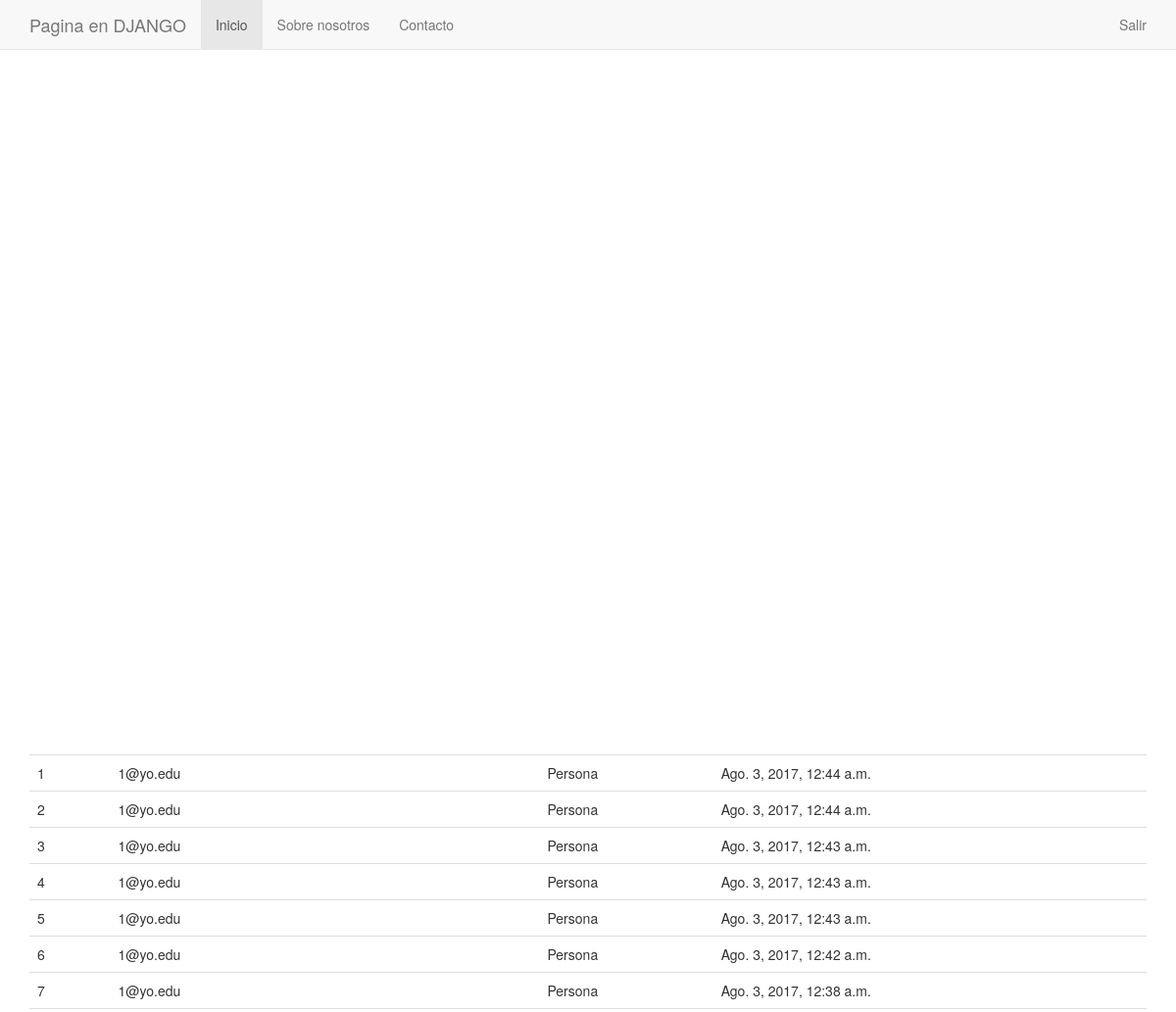
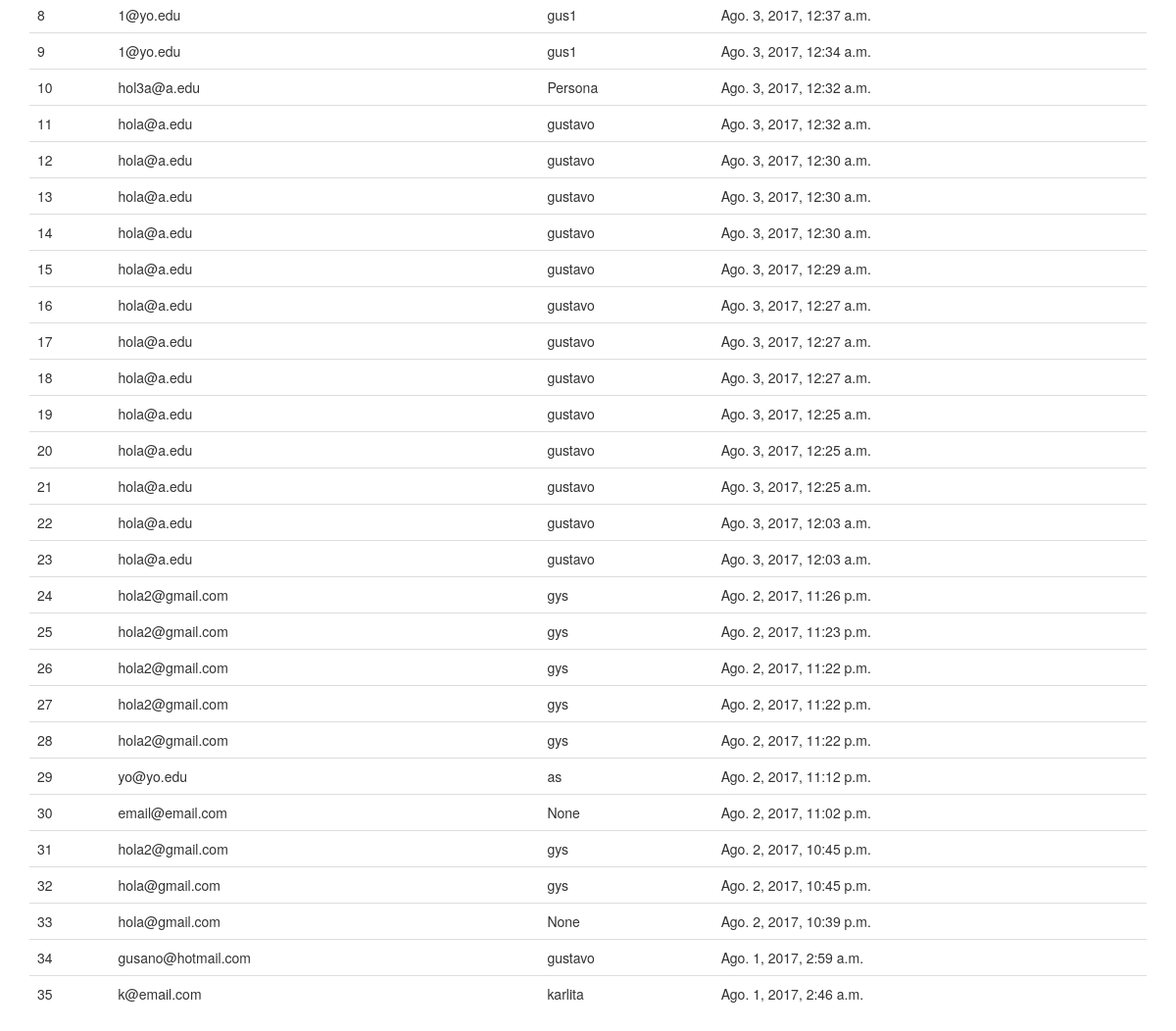
The app's page / (signed in) with its own data (2 pictures, top to bottom).
### boletin/models.py (models this page shows, shortened)
class Registrado(models.Model):
	nombre= models.CharField(max_length=100, blank=True, null=True)
	email= models.EmailField()
	timestamp=models.DateTimeField(auto_now_add=True, auto_now=False)
	def __str__(self):	#pyton3
		return self.email

### boletin/views.py (the view, shortened to what this page needs)
# urls.py: url(r'^$', views.inicio, name='inicio'),
def inicio(request):
	titulo= "Hola usuario"
	if request.user.is_authenticated():
		titulo = "Bienvenid@ %s" %(request.user)
	form = RegModelForm(request.POST or None)
	context  = {
		"titulo": titulo,
		"el_form":form,
	}
	if request.user.is_authenticated() and  request.user.is_staff:
		queryset =Registrado.objects.all().order_by("-timestamp")
		context = {
			"queryset" :queryset,
		}
	return render(request,"inicio.html",context)

### templates/inicio.html (shortened to what this page needs)
	{% extends "base.html" %}
	{% load crispy_forms_tags %}
	{% load static%}
	{% block jumbotron %}
	{% if  request.user.is_staff %}
	<table class="table">
	{% for instance in queryset %}
	<tr><td>{{forloop.counter}}</td><td>{{instance}}<td/><td>{{instance.nombre}}</td><td>{{instance.timestamp}}</td></tr> <br/>
	{% endfor%}	</table>{% endif %}
	{% endblock %}

### templates/base.html (shortened to what this page needs)
<!DOCTYPE html>
{% load static %}
<html lang="en">
  <head>
{% include "head_css.html" %}
  </head>
  <body>
    {% include "navbar.html" %}
    <div class="container">
{% block jumbotron %}{% endblock %}
    </div>
  </body>
</html>

### templates/head_css.html (shortened to what this page needs)
{% load static %}
    <link href="{% static 'css/bootstrap.min.css' %}" rel="stylesheet">
    <link href="{% static 'css/ie10-viewport-bug-workaround.css' %}" rel="stylesheet">
    <link href="{% static 'navbar-static-top.css' %}" rel="stylesheet">
    <link href="{% static 'custom.css' %}" rel="stylesheet">

### templates/navbar.html (shortened to what this page needs)
    <nav class="navbar navbar-default navbar-static-top">
      <div class="container">
        <div class="navbar-header">
          <a class="navbar-brand" href="/">Pagina en DJANGO</a>
        </div>
        <div id="navbar" class="navbar-collapse collapse">
          <ul class="nav navbar-nav">
            <li class="active"><a href="/">Inicio</a></li>
            <li><a href="{% url 'about' %}">Sobre nosotros</a></li>
            <li><a href="{% url 'contact' %}">Contacto</a></li>
          </ul>
          <ul class="nav navbar-nav navbar-right">
          {% if request.user.is_authenticated %}
          <li><a href="{% url 'auth_logout' %}">Salir</a></li>
          {% else %}
            <li><a href="{% url 'registration_register' %}">Registrarte</a></li>
            {% endif%}
          </ul>
        </div>
      </div>
    </nav>

### static_pro/static/css/navbar-static-top.css (style rules this page uses)
body { min-height: 2000px; }
.navbar-static-top { margin-bottom: 19px; }

### records on screen
Registrado: email "1@yo.edu", nombre "Persona", timestamp "Ago. 3, 2017, 12:44 a.m."
Registrado: email "1@yo.edu", nombre "Persona", timestamp "Ago. 3, 2017, 12:44 a.m."
Registrado: email "1@yo.edu", nombre "Persona", timestamp "Ago. 3, 2017, 12:43 a.m."
Registrado: email "1@yo.edu", nombre "Persona", timestamp "Ago. 3, 2017, 12:43 a.m."
Registrado: email "1@yo.edu", nombre "Persona", timestamp "Ago. 3, 2017, 12:43 a.m."
Registrado: email "1@yo.edu", nombre "Persona", timestamp "Ago. 3, 2017, 12:42 a.m."
Registrado: email "1@yo.edu", nombre "Persona", timestamp "Ago. 3, 2017, 12:38 a.m."
Registrado: email "1@yo.edu", nombre "gus1", timestamp "Ago. 3, 2017, 12:37 a.m."
Registrado: email "1@yo.edu", nombre "gus1", timestamp "Ago. 3, 2017, 12:34 a.m."
Registrado: email "hol3a@a.edu", nombre "Persona", timestamp "Ago. 3, 2017, 12:32 a.m."
Registrado: email "hola@a.edu", nombre "gustavo", timestamp "Ago. 3, 2017, 12:32 a.m."
Registrado: email "hola@a.edu", nombre "gustavo", timestamp "Ago. 3, 2017, 12:30 a.m."
Registrado: email "hola@a.edu", nombre "gustavo", timestamp "Ago. 3, 2017, 12:30 a.m."
Registrado: email "hola@a.edu", nombre "gustavo", timestamp "Ago. 3, 2017, 12:30 a.m."
Registrado: email "hola@a.edu", nombre "gustavo", timestamp "Ago. 3, 2017, 12:29 a.m."
Registrado: email "hola@a.edu", nombre "gustavo", timestamp "Ago. 3, 2017, 12:27 a.m."
Registrado: email "hola@a.edu", nombre "gustavo", timestamp "Ago. 3, 2017, 12:27 a.m."
Registrado: email "hola@a.edu", nombre "gustavo", timestamp "Ago. 3, 2017, 12:27 a.m."
Registrado: email "hola@a.edu", nombre "gustavo", timestamp "Ago. 3, 2017, 12:25 a.m."
Registrado: email "hola@a.edu", nombre "gustavo", timestamp "Ago. 3, 2017, 12:25 a.m."
Registrado: email "hola@a.edu", nombre "gustavo", timestamp "Ago. 3, 2017, 12:25 a.m."
Registrado: email "hola@a.edu", nombre "gustavo", timestamp "Ago. 3, 2017, 12:03 a.m."
Registrado: email "hola@a.edu", nombre "gustavo", timestamp "Ago. 3, 2017, 12:03 a.m."
Registrado: email "hola2@gmail.com", nombre "gys", timestamp "Ago. 2, 2017, 11:26 p.m."
Registrado: email "hola2@gmail.com", nombre "gys", timestamp "Ago. 2, 2017, 11:23 p.m."
Registrado: email "hola2@gmail.com", nombre "gys", timestamp "Ago. 2, 2017, 11:22 p.m."
Registrado: email "hola2@gmail.com", nombre "gys", timestamp "Ago. 2, 2017, 11:22 p.m."
Registrado: email "hola2@gmail.com", nombre "gys", timestamp "Ago. 2, 2017, 11:22 p.m."
Registrado: email "yo@yo.edu", nombre "as", timestamp "Ago. 2, 2017, 11:12 p.m."
Registrado: email "email@email.com", nombre "None", timestamp "Ago. 2, 2017, 11:02 p.m."
Registrado: email "hola2@gmail.com", nombre "gys", timestamp "Ago. 2, 2017, 10:45 p.m."
Registrado: email "hola@gmail.com", nombre "gys", timestamp "Ago. 2, 2017, 10:45 p.m."
Registrado: email "hola@gmail.com", nombre "None", timestamp "Ago. 2, 2017, 10:39 p.m."
Registrado: email "gusano@hotmail.com", nombre "gustavo", timestamp "Ago. 1, 2017, 2:59 a.m."
Registrado: email "k@email.com", nombre "karlita", timestamp "Ago. 1, 2017, 2:46 a.m."
